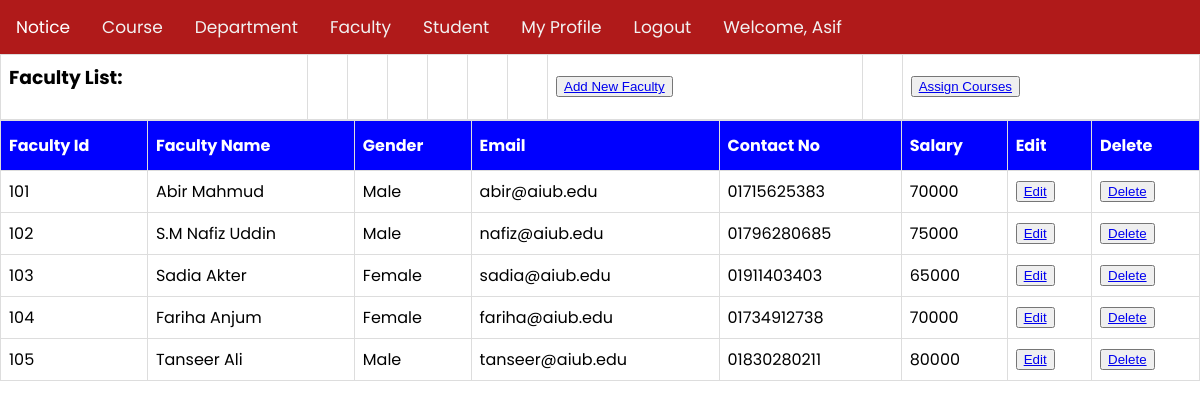
Screenshot of /views/Faculty.php (signed in) with the database file from the repository.
### tables this page shows
CREATE TABLE `faculty` (
  `id` int(11) NOT NULL,
  `facultyName` text NOT NULL,
  `gender` text NOT NULL,
  `email` text NOT NULL,
  `contactNo` varchar(20) NOT NULL,
  `salary` varchar(20) NOT NULL
);

### Models/db_config.php (called while the page is built, shortened)
<?php
        function getFaculty(){
            $con = mysqli_connect('localhost','root', '', 'webtech');
            $sql = 'select * from faculty';
            $result = mysqli_query($con,$sql);
            $ArrayF=array();
            while($row = mysqli_fetch_assoc($result)){
                $ArrayF[]=$row;
            }
            return $ArrayF;
        }
?>

### Controllers/facultyList.php (called while the page is built, shortened)
<?php
 require '../Models/db_config.php';
function getAllFaculty(){
                    $faculty = getFaculty();
                    return $faculty;
            }
?>

### Views/Faculty.php (the view, shortened to what this page needs)
<?php
    include 'navbar.php';
    require_once '../Controllers/facultyList.php';
    $faculties = getAllFaculty();
?>
    <form action="">
        <table>
            <tr>
                <td><h3>Faculty List:</h3></td>
                <td></td>
                <td></td>
                <td></td>
                <td></td>
                <td></td>
                <td></td>
            <td><button><a href="./AddNewFaculty.php">Add New Faculty</a></button></td>
            <td></td>
            <td><button><a href="./AssignCourse.php">Assign Courses</a></button></td>
                <table cellspacing="0" cellpadding="0" border="1" width="361px" height="86px">
                    <thead align="center" >
                        <th >Faculty Id</th>
                        <th >Faculty Name</th>
                        <th >Gender</th>
                        <th >Email</th>
                        <th >Contact No</th>
                        <th >Salary</th>
                        <th >Edit</th>
                        <th >Delete</th>
                        </thead>
                        <?php
                        echo "<tr align='center'>";
                        foreach($faculties as $faculty){
                            echo "<tr>";
                            echo "<td>".$faculty['id']."</td>";
                            echo "<td>".$faculty['facultyName']."</td>";
                            echo "<td>".$faculty['gender']."</td>";
                            echo "<td>".$faculty['email']."</td>";
                            echo "<td>".$faculty['contactNo']."</td>";
                            echo "<td>".$faculty['salary']."</td>";
                            echo '<td><button><a href="./editFaculty.php/?id='.$faculty['id'].'">Edit</a></button></td>';
                            echo '<td><button><a href="../Controllers/deleteFaculty.php/?id='.$faculty['id'].'">Delete</a></button></td>';
                            echo "</tr>";
                        }
                        ?>
        </table>
    </form>
</body>
</html>

### Views/navbar.php (shortened to what this page needs)
<html>
<head>
</head>
<body>
<div class="topnav">
<a href="./NoticeList.php" class="active">Notice</a>
<a href="./Course.php">Course</a>
<a href="./Department.php">Department</a>
<a href="./Faculty.php">Faculty</a>
<a href="./Student.php">Student</a>
<a href="./myProfile.php">My Profile</a>
<a href="../Controllers/logout.php">Logout</a>
<a rowspan="4" align="right"> Welcome, <?php if(isset($_SESSION['user'])) {echo $_SESSION['user']['username']; }?>
    </a>
</div>
    <?php
        if(isset($_SESSION['user'])){
            print_r($_SESSION['user']['username']);
        }
    ?>

### Views/navbar.php (style rules this page uses)
body { margin: 0; font-family: 'Poppins', sans-serif; }
.topnav { overflow: hidden; background-color: #b01a1a; }
.topnav a { float: left; color: #f2f2f2; text-align: center; padding: 14px 16px; text-decoration: none; font-size: 17px; }
.topnav a.active { background-color: #b01a1a; color: white; }
table { font-family: 'Poppins', sans-serif; border-collapse: collapse; width: 100%; }
td, th { border: 1px solid #ddd; padding: 8px; }
th { padding-top: 12px; padding-bottom: 12px; text-align: left; background-color: blue; color: white; }

### rows the page displays
faculty: id "101", facultyName "Abir Mahmud", gender "Male", email "abir@aiub.edu", contactNo "01715625383", salary "70000"
faculty: id "102", facultyName "S.M Nafiz Uddin", gender "Male", email "nafiz@aiub.edu", contactNo "01796280685", salary "75000"
faculty: id "103", facultyName "Sadia Akter", gender "Female", email "sadia@aiub.edu", contactNo "01911403403", salary "65000"
faculty: id "104", facultyName "Fariha Anjum", gender "Female", email "fariha@aiub.edu", contactNo "01734912738", salary "70000"
faculty: id "105", facultyName "Tanseer Ali", gender "Male", email "tanseer@aiub.edu", contactNo "01830280211", salary "80000"

### other values shown
$_SESSION['user']['username'] "Asif"
